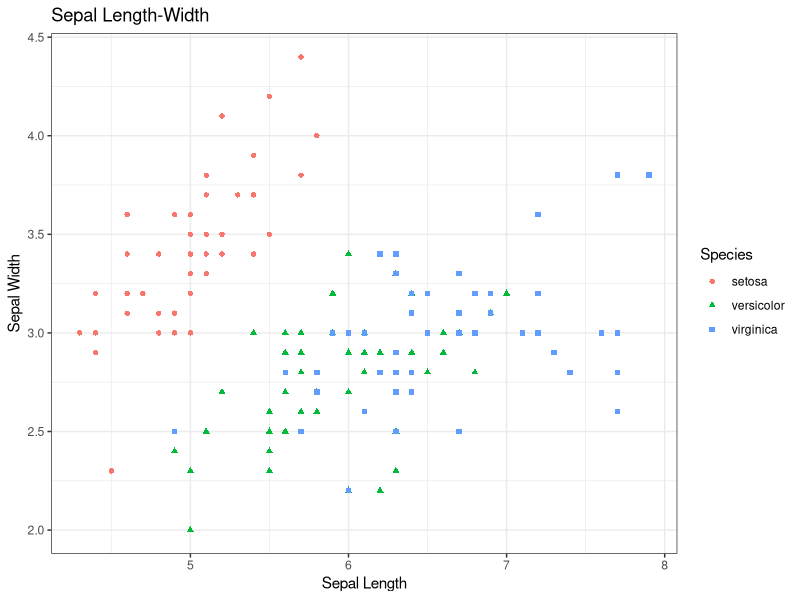

Recreate this plot in R.
library(ggplot2)

spread <- ggplot(data=iris, aes(x = Sepal.Length, y = Sepal.Width))
spread + geom_point(aes(color=Species, shape=Species)) +
  theme_bw()+
  xlab("Sepal Length") +  ylab("Sepal Width") +
  ggtitle("Sepal Length-Width")